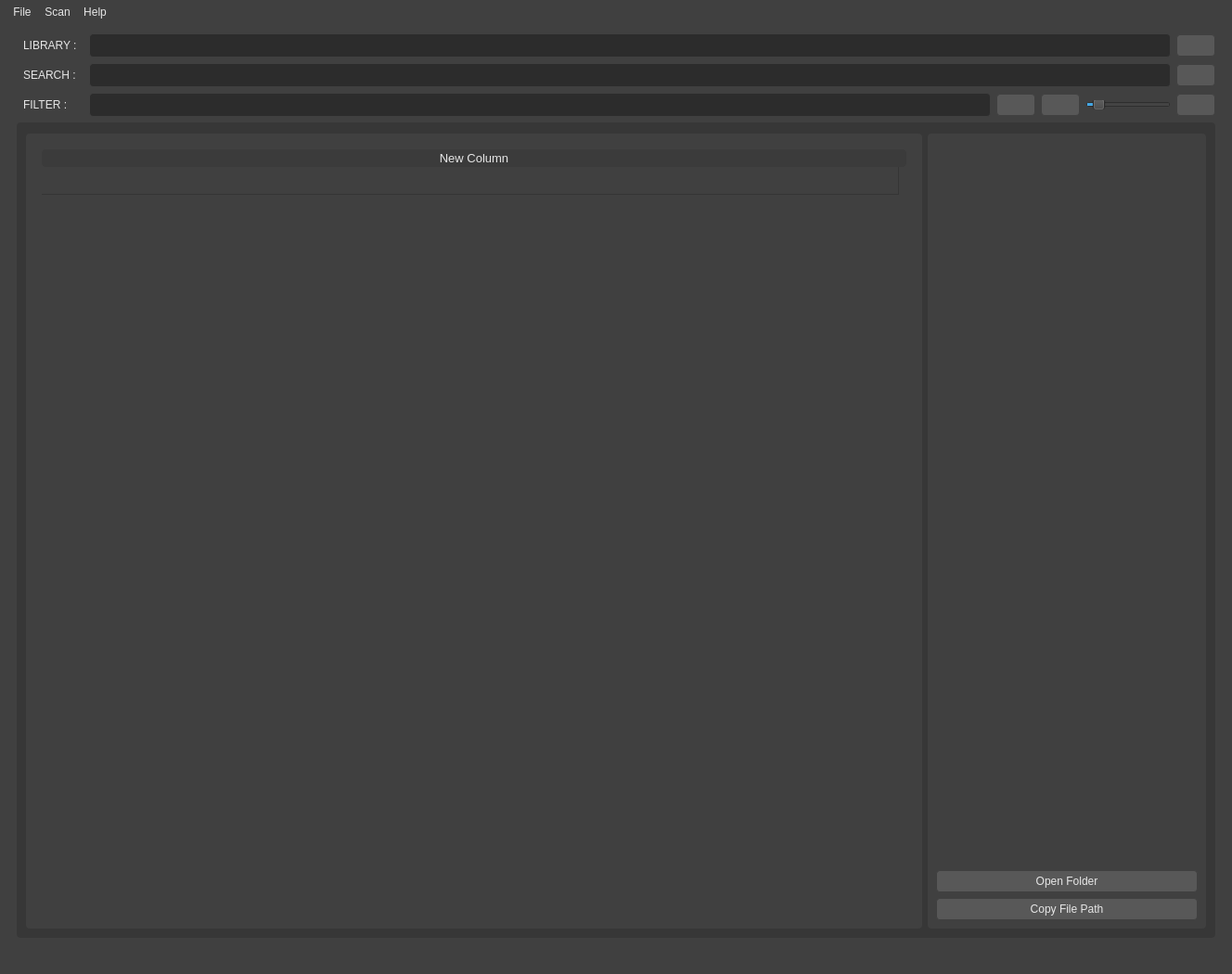
<?xml version="1.0" encoding="UTF-8"?>
<ui version="4.0">
 <class>MainWindow</class>
 <widget class="QMainWindow" name="MainWindow">
  <property name="geometry">
   <rect>
    <x>0</x>
    <y>0</y>
    <width>1328</width>
    <height>1050</height>
   </rect>
  </property>
  <property name="windowTitle">
   <string>Local Asset Browser</string>
  </property>
  <property name="styleSheet">
   <string notr="true">QWidget {
    background-color: #404040;
    color: #e6e6e6;
    margin: 0px;
    padding: 4px;
    border-radius: 4px;
}

QPushButton::checked {
     background-color: #5680c2;
     color:#fcfdfd;
}

QCheckBox {
    background: transparent;
    color: #e4e4d4;
}
QCheckBox::indicator {
    width: 14px;
    height: 15px;
}
QCheckBox::indicator:checked {
    image: url(images:QCheckBox_checked.png);
}
QCheckBox::indicator:checked:hover {
    image: url(images:QCheckBox_checked_hover.png);
}
QCheckBox::indicator:unchecked {
    image: url(images:QCheckBox_unchecked.png);
}
QCheckBox::indicator:unchecked:hover {
    color: #f5f5f5;
    image: url(images:QCheckBox_unchecked_hover.png);
}


QComboBox {
    background-color: #2c2c2c;
    border: 1px solid #404040;
    color: #d0d0d0;
    padding-left: 6px;
}
QComboBox:disabled {
    background-color: #323232;
    color: #8a8a8a;
}
QComboBox::down-arrow {
    background-color: #2c2c2c;
    image: url(images:QComboBox_down_arrow.png);
}
QComboBox::down-arrow:on {
    background-color: #5680c2;
}
QComboBox::drop-down {
    background-color: #202020;
}
QComboBox::on {
    background-color: #5680c2;
    color: #f8f9f9;
}
QComboBox QAbstractItemView {
    border-bottom-left-radius: 4px;
    border-bottom-right-radius: 4px;
    selection-background-color: #5680c2;
}

QScrollBar{
    margin: 0px;
    padding: 0px;
}

QScrollBar:vertical {
    border: 1px solid #3D3A3A;
    background-color: none;
    width: 8px;
    margin: 0px 0px 0px 0px;
}

QScrollBar:horizontal {
    border: 1px solid #3D3A3A;
    background-color: none;
    height: 8px;
    margin: 0px 0px 0px 0px;
}

QScrollBar::handle:vertical {
    background-color: #545454;
    min-height: 1px;
    border-radius: 4px;

}
QScrollBar::handle:horizontal {
    background-color: #545454;
    min-width: 1px;
    border-radius: 4px;
}

QScrollBar::add-line:vertical {
    background-color: RED;
    height: 0px;
    subcontrol-position: bottom;
    subcontrol-origin: margin;
}

QScrollBar::sub-line:vertical {
    background-color: RED;
    height: 0px;
    subcontrol-position: top;
    subcontrol-origin: margin;
}

QScrollBar::add-line:horizontal {
    background-color: RED;
    width: 0px;
    subcontrol-position: right;
    subcontrol-origin: margin;
}

QScrollBar::sub-line:horizontal {
    background-color: RED;
    width: 0px;
    subcontrol-position: left;
    subcontrol-origin: margin;
}

QScrollBar::add-page:vertical, QScrollBar::sub-page:vertical {
    background-color: #202020;
}

QScrollBar::add-page:horizontal, QScrollBar::sub-page:horizontal {
    background-color: #202020;
}

QScrollBar::up-arrow:vertical, QScrollBar::down-arrow:vertical {
    background-color: RED;
    height: 0px;
    width: 0px;
}

QScrollBar::left-arrow:horizontal, QScrollBar::right-arrow:horizontal {
    background-color: RED;
    height: 0px;
    width: 0px;
}


QGroupBox {
    border: 0px solid #373737;
    background-color: #373737;
    padding-top: 12px;
}
QGroupBox::title {
    background-color: transparent;
    margin-top: 4px;
    padding-left: 8px;
}


QHeaderView {
    background-color: #3b3b3b;
    border: 0px transparent transparent;
}
QHeaderView:section {
    background-color: #3b3b3b;
    border: 0px transparent transparent;
}


QLabel {
    background-color: transparent;
    color:#e6e6e6
}


QLineEdit {
    background-color: #2c2c2c;
    border: 1px solid #404040;
    color: #dcdcdc;
}


QListView {
    background-color: #232323;
    border: 0px transparent transparent;
}
QListView:disabled {
    background-color: #19232D;
    color: #787878;
}
QListView:item {
    background-color: #282828;
}
QListView:item:hover {
    background-color: #484848;
    border: 0px transparent transparent;
}
QListView:item:selected {
    background-color: #314e78;
    border: 0px transparent transparent;
    color: #c68652;
}


QProgressBar {
    background-color: #424242;
    border: 1px solid #373737;
    padding: 0px;
    text-align: right;
}
QProgressBar::chunk {
    background-color: #5680c2;
    border: 1px solid #373737;
}

QMessageBox {
    background-color: rgb(24, 24, 24);
}

QMessageBox QPushButton {
    min-width: 105px;
}

QPushButton {
    background-color: #585858;
    border: 1px solid #404040;
}
QPushButton:default {
    background-color: #5379b4;
}
QPushButton:disabled {
    background-color: #323232;
    color: #8a8a8a;
}
QPushButton:hover {
     background-color: #676767;
}
QPushButton:pressed {
     background-color: #5680c2;
     color:#fcfdfd;
}

QRadioButton {
    background: transparent;
    color: #e4e4d4;
}
QRadioButton::indicator {
    width: 14px;
    height: 14px;
}
QRadioButton::indicator:checked {
    image: url(images:QRadioButton_checked.png);
}
QRadioButton::indicator:checked:hover {
    image: url(images:QRadioButton_checked_hover.png);
}
QRadioButton::indicator:unchecked {
    image: url(images:QRadioButton_unchecked.png);
}
QRadioButton::indicator:unchecked:hover {
    color: #f5f5f5;
    image: url(images:QRadioButton_unchecked_hover.png);
}


QSpinBox {
    background: #595959;
    border: 1px solid #404040;
    text-align: center;
}
QSpinBox::down-button {
    border-width: 0px;
    padding-top: 3px;
    subcontrol-origin: control;
    subcontrol-position: top left;
    width: 13px;
    height: 20px;
}

QSpinBox::down-button:hover {
    background:#6b6b6b
}
QSpinBox::down-arrow:hover {
    height: 20px;
    image: url(images:QSpinBox_down_arrow.png);
}
QSpinBox::hover {
    background: #808080;
}
QSpinBox::up-button {
    border-width: 0px;
    padding-top: 3px;
    subcontrol-origin: control;
    subcontrol-position: top right;
    width: 13px;
    height: 20px;
}
QSpinBox::up-button:hover {
    background:#6b6b6b
}
QSpinBox::up-arrow:hover {
    height: 20px;
    image: url(images:QSpinBox_up_arrow.png);
}


QTableView QTableCornerButton:section {
    background-color: #3b3b3b;
    border: 1px solid #3b3b3b;
}


QTabWidget::pane {
    background-color: #404040;
    border-color: #373737;
    border-style: solid;
    border-width: 2px;
    border-radius: 4px;
    margin-left: 1x;
}
QTabBar::tab {
    background-color: #373737;
    border-style: solid;
    border-width: 1px;
    border-top-color: #373737;
    border-right-color: #373737;
    border-left-color: #373737;
    border-bottom-color: #373737;
    padding: 5px;

}
QTabBar::tab:selected {
    background-color: #424242;
    border-style: solid;
    border-width: 1px;
    border-color: #373737;
    border-bottom-color: #424242;
}
QTabBar::tab:hover:!selected {
    background-color: #343434;
    color: #afafaf;
}
QTabBar::tab:!selected {
    border-style: solid;
    border-width: 1px;
    background-color: #313131;
    color: #d8d8d8;
}


QTreeView {
    background-color: #232323;
    border: 0px transparent transparent;
}
QTreeView:disabled {
    background-color: #19232D;
    color: #787878;
}
QTreeView:item {
    background-color: #282828;
}
QTreeView:item:hover {
    background-color: #484848;
    border: 0px transparent transparent;
}
QTreeView:item:selected {
    background-color: #314e78;
    border: 0px transparent transparent;
    color: #c68652;
}</string>
  </property>
  <property name="unifiedTitleAndToolBarOnMac">
   <bool>true</bool>
  </property>
  <widget class="QWidget" name="centralwidget">
   <layout class="QVBoxLayout" name="verticalLayout">
    <item>
     <layout class="QVBoxLayout" name="verticalLayout_5">
      <property name="leftMargin">
       <number>9</number>
      </property>
      <property name="topMargin">
       <number>0</number>
      </property>
      <property name="rightMargin">
       <number>9</number>
      </property>
      <property name="bottomMargin">
       <number>0</number>
      </property>
      <item>
       <layout class="QGridLayout" name="gridLayout_5">
        <item row="2" column="0">
         <widget class="QLabel" name="label">
          <property name="text">
           <string>FILTER : </string>
          </property>
         </widget>
        </item>
        <item row="1" column="0">
         <widget class="QLabel" name="label_2">
          <property name="text">
           <string>SEARCH :</string>
          </property>
         </widget>
        </item>
        <item row="1" column="4" alignment="Qt::AlignHCenter|Qt::AlignVCenter">
         <widget class="QPushButton" name="search_button">
          <property name="text">
           <string/>
          </property>
         </widget>
        </item>
        <item row="2" column="2">
         <layout class="QHBoxLayout" name="horizontalLayout_2">
          <item>
           <widget class="QLineEdit" name="lineEdit"/>
          </item>
          <item>
           <widget class="QPushButton" name="list_view">
            <property name="text">
             <string/>
            </property>
           </widget>
          </item>
          <item>
           <widget class="QPushButton" name="grid_view">
            <property name="text">
             <string/>
            </property>
           </widget>
          </item>
          <item>
           <widget class="QSlider" name="tumb_slider">
            <property name="sizePolicy">
             <sizepolicy hsizetype="Fixed" vsizetype="Fixed">
              <horstretch>0</horstretch>
              <verstretch>0</verstretch>
             </sizepolicy>
            </property>
            <property name="maximumSize">
             <size>
              <width>16777215</width>
              <height>10</height>
             </size>
            </property>
            <property name="minimum">
             <number>50</number>
            </property>
            <property name="maximum">
             <number>800</number>
            </property>
            <property name="value">
             <number>120</number>
            </property>
            <property name="orientation">
             <enum>Qt::Horizontal</enum>
            </property>
            <property name="invertedAppearance">
             <bool>false</bool>
            </property>
            <property name="invertedControls">
             <bool>false</bool>
            </property>
           </widget>
          </item>
         </layout>
        </item>
        <item row="1" column="2">
         <widget class="QLineEdit" name="lineEdit_2"/>
        </item>
        <item row="2" column="4" alignment="Qt::AlignHCenter|Qt::AlignVCenter">
         <widget class="QPushButton" name="refresh_button">
          <property name="text">
           <string/>
          </property>
         </widget>
        </item>
        <item row="0" column="0">
         <widget class="QLabel" name="label_5">
          <property name="text">
           <string>LIBRARY :</string>
          </property>
         </widget>
        </item>
        <item row="0" column="2">
         <widget class="QLineEdit" name="library_path">
          <property name="enabled">
           <bool>true</bool>
          </property>
         </widget>
        </item>
        <item row="0" column="4">
         <widget class="QPushButton" name="set_root">
          <property name="text">
           <string/>
          </property>
         </widget>
        </item>
       </layout>
      </item>
      <item>
       <widget class="QGroupBox" name="horizontalGroupBox_5">
        <property name="alignment">
         <set>Qt::AlignHCenter|Qt::AlignTop</set>
        </property>
        <property name="flat">
         <bool>false</bool>
        </property>
        <property name="checkable">
         <bool>false</bool>
        </property>
        <layout class="QHBoxLayout" name="horizontalLayout">
         <property name="spacing">
          <number>6</number>
         </property>
         <property name="leftMargin">
          <number>6</number>
         </property>
         <property name="topMargin">
          <number>0</number>
         </property>
         <property name="rightMargin">
          <number>6</number>
         </property>
         <property name="bottomMargin">
          <number>6</number>
         </property>
         <item>
          <widget class="QStackedWidget" name="stackedWidget">
           <property name="currentIndex">
            <number>1</number>
           </property>
           <widget class="QWidget" name="page">
            <layout class="QVBoxLayout" name="verticalLayout_2">
             <item>
              <widget class="QScrollArea" name="scrollArea">
               <property name="verticalScrollBarPolicy">
                <enum>Qt::ScrollBarAlwaysOn</enum>
               </property>
               <property name="sizeAdjustPolicy">
                <enum>QAbstractScrollArea::AdjustToContents</enum>
               </property>
               <property name="widgetResizable">
                <bool>true</bool>
               </property>
               <widget class="QWidget" name="scrollAreaWidgetContents">
                <property name="geometry">
                 <rect>
                  <x>0</x>
                  <y>0</y>
                  <width>924</width>
                  <height>819</height>
                 </rect>
                </property>
                <layout class="QGridLayout" name="gridLayout">
                 <property name="leftMargin">
                  <number>5</number>
                 </property>
                 <property name="topMargin">
                  <number>5</number>
                 </property>
                 <property name="rightMargin">
                  <number>5</number>
                 </property>
                 <property name="bottomMargin">
                  <number>5</number>
                 </property>
                 <property name="spacing">
                  <number>5</number>
                 </property>
                 <item row="0" column="0">
                  <widget class="QWidget" name="gridWidget" native="true">
                   <layout class="QGridLayout" name="gridLayout_2"/>
                  </widget>
                 </item>
                </layout>
               </widget>
              </widget>
             </item>
            </layout>
           </widget>
           <widget class="QWidget" name="page_2">
            <layout class="QVBoxLayout" name="verticalLayout_6">
             <item>
              <widget class="QTableWidget" name="table_widget">
               <property name="styleSheet">
                <string notr="true">font-size: 10pt</string>
               </property>
               <attribute name="horizontalHeaderVisible">
                <bool>true</bool>
               </attribute>
               <attribute name="horizontalHeaderStretchLastSection">
                <bool>true</bool>
               </attribute>
               <attribute name="verticalHeaderVisible">
                <bool>false</bool>
               </attribute>
               <row>
                <property name="text">
                 <string>New Row</string>
                </property>
               </row>
               <column>
                <property name="text">
                 <string>New Column</string>
                </property>
               </column>
              </widget>
             </item>
            </layout>
           </widget>
          </widget>
         </item>
         <item>
          <widget class="QWidget" name="verticalWidget_2" native="true">
           <property name="minimumSize">
            <size>
             <width>300</width>
             <height>0</height>
            </size>
           </property>
           <property name="maximumSize">
            <size>
             <width>300</width>
             <height>16777215</height>
            </size>
           </property>
           <layout class="QVBoxLayout" name="verticalLayout_3">
            <item>
             <widget class="QFrame" name="current_frame">
              <property name="sizePolicy">
               <sizepolicy hsizetype="Preferred" vsizetype="MinimumExpanding">
                <horstretch>0</horstretch>
                <verstretch>0</verstretch>
               </sizepolicy>
              </property>
              <property name="minimumSize">
               <size>
                <width>160</width>
                <height>90</height>
               </size>
              </property>
              <property name="maximumSize">
               <size>
                <width>16777215</width>
                <height>180</height>
               </size>
              </property>
              <property name="sizeIncrement">
               <size>
                <width>16</width>
                <height>9</height>
               </size>
              </property>
              <property name="baseSize">
               <size>
                <width>160</width>
                <height>120</height>
               </size>
              </property>
              <property name="frameShape">
               <enum>QFrame::StyledPanel</enum>
              </property>
              <property name="frameShadow">
               <enum>QFrame::Raised</enum>
              </property>
              <layout class="QVBoxLayout" name="verticalLayout_4">
               <property name="spacing">
                <number>1</number>
               </property>
               <property name="leftMargin">
                <number>1</number>
               </property>
               <property name="topMargin">
                <number>1</number>
               </property>
               <property name="rightMargin">
                <number>1</number>
               </property>
               <property name="bottomMargin">
                <number>1</number>
               </property>
               <item alignment="Qt::AlignHCenter|Qt::AlignVCenter">
                <widget class="QLabel" name="current_frame_label">
                 <property name="text">
                  <string/>
                 </property>
                 <property name="scaledContents">
                  <bool>true</bool>
                 </property>
                </widget>
               </item>
              </layout>
             </widget>
            </item>
            <item>
             <widget class="Line" name="line">
              <property name="orientation">
               <enum>Qt::Horizontal</enum>
              </property>
             </widget>
            </item>
            <item>
             <widget class="QWidget" name="info_widget" native="true">
              <property name="sizePolicy">
               <sizepolicy hsizetype="Minimum" vsizetype="Minimum">
                <horstretch>0</horstretch>
                <verstretch>0</verstretch>
               </sizepolicy>
              </property>
              <layout class="QFormLayout" name="formLayout">
               <property name="labelAlignment">
                <set>Qt::AlignRight|Qt::AlignTrailing|Qt::AlignVCenter</set>
               </property>
               <property name="formAlignment">
                <set>Qt::AlignLeading|Qt::AlignLeft|Qt::AlignVCenter</set>
               </property>
              </layout>
             </widget>
            </item>
            <item>
             <spacer name="verticalSpacer">
              <property name="orientation">
               <enum>Qt::Vertical</enum>
              </property>
              <property name="sizeHint" stdset="0">
               <size>
                <width>20</width>
                <height>40</height>
               </size>
              </property>
             </spacer>
            </item>
            <item>
             <widget class="QPushButton" name="pushButton_4">
              <property name="text">
               <string>Open Folder</string>
              </property>
             </widget>
            </item>
            <item>
             <widget class="QPushButton" name="pushButton_3">
              <property name="text">
               <string>Copy File Path</string>
              </property>
             </widget>
            </item>
           </layout>
          </widget>
         </item>
        </layout>
       </widget>
      </item>
     </layout>
    </item>
   </layout>
  </widget>
  <widget class="QMenuBar" name="menubar">
   <property name="geometry">
    <rect>
     <x>0</x>
     <y>0</y>
     <width>1328</width>
     <height>29</height>
    </rect>
   </property>
   <widget class="QMenu" name="menuFile">
    <property name="title">
     <string>File</string>
    </property>
    <addaction name="actionIngest_New_File"/>
    <addaction name="separator"/>
    <addaction name="actionPreferences"/>
    <addaction name="actionQuit"/>
   </widget>
   <widget class="QMenu" name="menuScan">
    <property name="title">
     <string>Scan</string>
    </property>
    <addaction name="actionRescan_Library"/>
   </widget>
   <widget class="QMenu" name="menuhelp">
    <property name="title">
     <string>Help</string>
    </property>
    <addaction name="actionAbout"/>
   </widget>
   <addaction name="menuFile"/>
   <addaction name="menuScan"/>
   <addaction name="menuhelp"/>
  </widget>
  <widget class="QStatusBar" name="statusbar"/>
  <action name="actionIngest_New_File">
   <property name="text">
    <string>Ingest New Files</string>
   </property>
  </action>
  <action name="actionPreferences">
   <property name="text">
    <string>Preferences</string>
   </property>
   <property name="shortcut">
    <string>Ctrl+,</string>
   </property>
   <property name="shortcutVisibleInContextMenu">
    <bool>true</bool>
   </property>
  </action>
  <action name="actionQuit">
   <property name="text">
    <string>Quit</string>
   </property>
  </action>
  <action name="actionRescan_Library">
   <property name="text">
    <string>Rescan Library</string>
   </property>
  </action>
  <action name="actionAbout">
   <property name="text">
    <string>About Local Asset Browser</string>
   </property>
  </action>
 </widget>
 <resources/>
 <connections/>
</ui>
